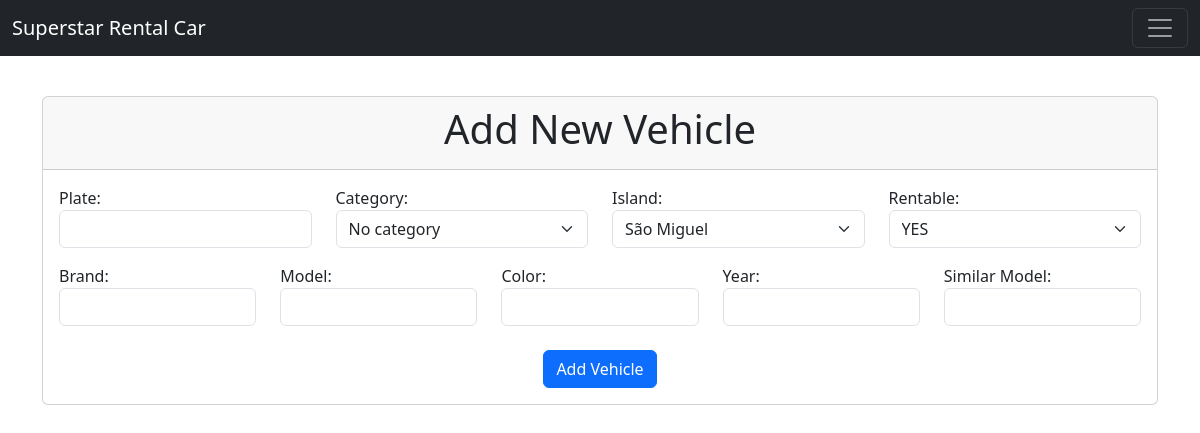
The app's page /project/src/html/admin/vehicleNew.php (signed in) with its own data.
### tables this page shows
CREATE TABLE IF NOT EXISTS property (
    id INT UNSIGNED NOT NULL AUTO_INCREMENT PRIMARY KEY,
    name VARCHAR(45) NOT NULL
);

### project/lib/RentACar/DBModel.php (called while the page is built, shortened)
<?php
trait DBModel
{
    protected ?int $id = null;
    public function getId(): int
    {
        return $this->id;
    }
    public static function search(array $filters, string $tableName = '', ?int $resultsLimit = null): array
    {
        if ($tableName === '') {
            $class_parts = explode('\\', static::class);
            $tableName = end($class_parts);
            $tableName = self::camelToSnake($tableName);
        }
        $sql = "SELECT * FROM " . $tableName;
        if (!empty($filters)) {
            $sql .= " WHERE ";
            foreach ($filters as $pos => $filter) {
                $sql .= $filter['column'] . ' ' . $filter['operator'] . ' ?';
            }
        }
        $connection = MyConnect::getInstance()->getConnection();
        $stmt = $connection->prepare($sql);
        $params = array_column($filters, 'value');
        $stmt->execute($params);
        $results = [];
        while($row = $stmt->fetchObject(static::class)) {
            $results[] = $row;
        }
        return $results;
    }
    public static function camelToSnake($camelCase): string
    {
        $result = '';
        for ($i = 0; $i < strlen($camelCase); $i++) {
            $char = $camelCase[$i];
            if (ctype_upper($char)) {
                $result .= '_' . strtolower($char);
            } else {
                $result .= $char;
            }
        }
        return ltrim($result, '_');
    }
}

### project/lib/RentACar/Island.php (called while the page is built, shortened)
<?php
class Island {
    protected ?string $name = null;
    public function getName(): string
    {
        return $this->name;
    }
}

### project/lib/RentACar/Property.php (called while the page is built, shortened)
<?php
class Property {
    protected ?string $name = null;
    protected ?string $propertyValue = null;
    public function getName(): string
    {
        return $this->name;
    }
    public function getPropertyValue()
    {
        return $this->propertyValue;
    }
}

### project/src/html/admin/vehicleNew.php (the view, shortened to what this page needs)
<?php
require_once $_SERVER['DOCUMENT_ROOT'] . '/src/html/components/header.php';
try {
    $islands = Island::search([]);
    $propertiesForVehicle = Property::search([
        [
            'column' => 'id',
            'operator' => '<=',
            'value' => 5
        ]
    ]);
} catch(e) {
}
echo getHeader();
?>
<body>
    <?php include $_SERVER['DOCUMENT_ROOT'] . '/src/html/components/navbar.inc.php'; ?>
    <div class="container mt-5">
        <div class="row mt-5 mb-2">
            <div class="col">
                <div class="card mt-5 mb-4">
                    <div class="card-header">
                        <h1 class="text-center">Add New Vehicle</h1>
                    </div>
                    <div class="card-body">
                        <form action="/src/app/admin/vehicleNew.php" method="post">
                            <div class="row mb-3">
                                <div class="col-md-3 col-sm-12">
                                    <label for="plate">
                                        Plate:
                                    </label>
                                    <input type="text" class="form-control" name="plate">
                                </div>
                                <div class="col-md-3 col-sm-12">
                                    <label for="categoryId">
                                        Category:
                                    </label>
                                    <select class="form-select" name="categoryId" id="selectCategory">
                                            <option value="">
                                                No category
                                            </option>
                                    </select>
                                </div>
                                <div class="col-md-3 col-sm-12">
                                    <label for="islandId">
                                        Island:
                                    </label>
                                    <select class="form-select" name="islandId" id="selectIsland">
                                        <?php foreach ($islands as $island) { ?>
                                            <option
                                                value="<?php echo $island->getId(); ?>"
                                                <?php echo !empty($_GET['islandId']) && $_GET['islandId'] == $island->getId() ? 'selected' : null ?>
                                            >
                                                <?php echo $island->getName();?>
                                            </option>
                                        <?php } ?>
                                    </select>
                                </div>
                                <div class="col-md-3 col-sm-12">
                                    <label for="rentable">
                                        Rentable:
                                    </label>
                                    <select class="form-select" name="rentable" id="selectRentable">
                                        <option value="1">
                                            YES
                                        </option>
                                    </select>
                                </div>
                            </div>
                            <div class="row mb-4">
                                <?php foreach ($propertiesForVehicle as $property) { ?>
                                    <div class="col-md col-sm-12">
                                        <label for="property-<?php echo $property->getId(); ?>">
                                            <?php echo $property->getName(); ?>:
                                        </label>
                                        <input type="text" class="form-control" name="property-<?php echo $property->getId(); ?>" value=<?php echo $property->getPropertyValue(); ?>>
                                    </div>
                                <?php } ?>
                            </div>
                            <div class="d-flex justify-content-center">
                                <input
                                    type="submit"
                                    class="btn btn-primary"
                                    name="vehicleNew"
                                    value="Add Vehicle"
                                />
                            </div>
                        </form>
                    </div>
                </div>
            </div>
        </div>
    </div>
</body>
</html>

### project/src/css/style.css (style rules this page uses)
body { min-height: 100vh; }

### records on screen
property: name "Brand"
property: name "Model"
property: name "Color"
property: name "Year"
property: name "Similar Model"

### other values on screen
form field islandId "São Miguel"
